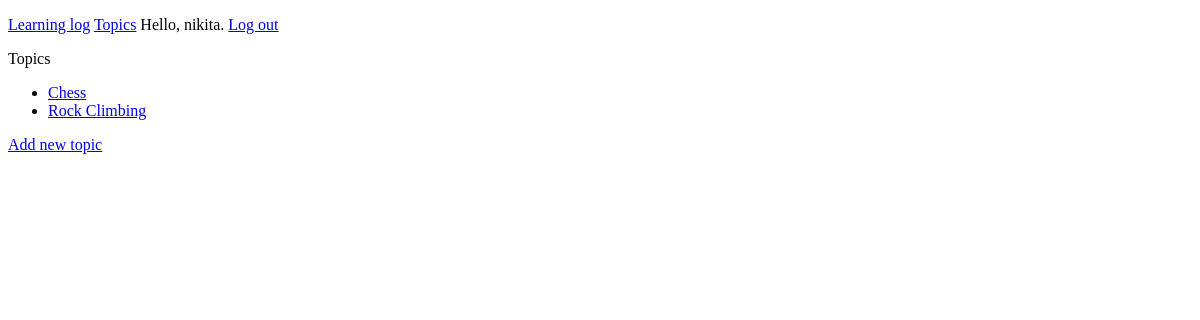
The app's page /topics/ (signed in), older data.
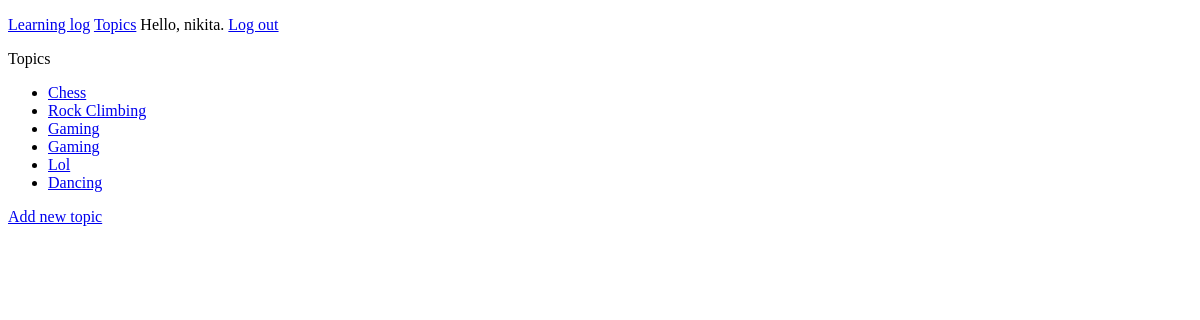
The same page, newer data.
### learning_logs/models.py (models this page shows)
class Topic(models.Model):
    text = models.CharField(max_length=200)
    date_added = models.DateTimeField(auto_now_add=True)
    def __str__(self):
        return self.text

### learning_logs/views.py (the view)
# urls.py: path('topics/', views.topics, name='topics'),
def topics(request):
    topics_instances = Topic.objects.order_by('date_added')
    context = {'topics': topics_instances}
    return render(request, 'learning_logs/topics.html', context)

### learning_logs/templates/learning_logs/topics.html (shortened to what this page needs)
<!DOCTYPE html>
<html lang="en">
<head>
</head>
<body>
{% extends 'learning_logs/index.html'%}
   {% block content %}
<p>Topics</p>
   <ul>
     {% for topic in topics %}
     <li>
         <a href="{% url 'learning_logs:topic' topic.id %}">{{ topic }}</a>
     </li>
     {% empty %}
     <li>No topics have been added yet</li>
     {% endfor %}
   </ul>
    <a href="{% url 'learning_logs:new_topic' %}">Add new topic</a>
    {% endblock content %}

### learning_logs/templates/learning_logs/index.html (shortened to what this page needs)
<!DOCTYPE html>
<html lang="en">
<head>
</head>
<body>
  <div>
      {% extends 'learning_logs/base.html' %}

### learning_logs/templates/learning_logs/base.html (shortened to what this page needs)
<!DOCTYPE html>
<html lang="en">
<head>
</head>
<body>
<p>
    <a href="{% url 'learning_logs:index' %}">Learning log</a>
    <a href="{% url 'learning_logs:topics' %}">Topics</a>
    {% if user.is_authenticated %}
    Hello, {{user.username}}.
    <a href="{% url 'users:logout' %}">Log out</a>
    {% else %}
    <a href="{% url 'users:login' %}">Log in</a>
    {% endif %}
</p>
{% block content %}{% endblock content %}
</body>
</html>

Row changes from the older to the newer data that the page shows:
added Topic: text "Gaming"
added Topic: text "Gaming"
added Topic: text "Lol"
added Topic: text "Dancing"
